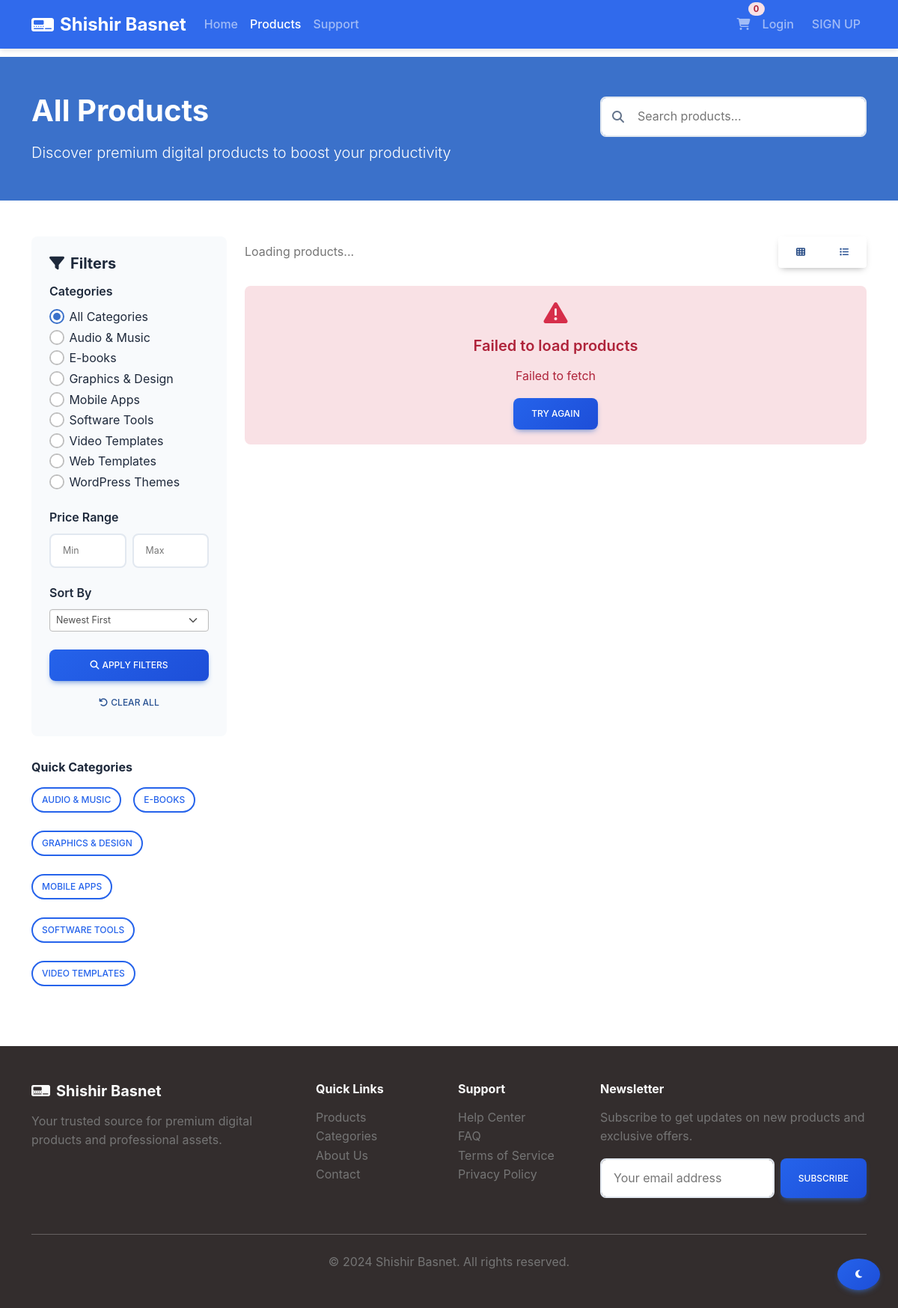
/products.php, run on the app's committed database.
### tables this page shows
CREATE TABLE `categories` (
  `id` int(11) NOT NULL AUTO_INCREMENT,
  `name` varchar(255) NOT NULL,
  `slug` varchar(255) NOT NULL,
  `description` text,
  `image` varchar(255) DEFAULT NULL,
  `parent_id` int(11) DEFAULT NULL,
  `sort_order` int(11) DEFAULT 0,
  `status` enum('active','inactive') DEFAULT 'active',
  `created_at` timestamp DEFAULT CURRENT_TIMESTAMP,
  `updated_at` timestamp DEFAULT CURRENT_TIMESTAMP ON UPDATE CURRENT_TIMESTAMP,
  PRIMARY KEY (`id`),
  UNIQUE KEY `slug` (`slug`),
  KEY `parent_id` (`parent_id`),
  KEY `idx_status` (`status`),
  CONSTRAINT `categories_ibfk_1` FOREIGN KEY (`parent_id`) REFERENCES `categories` (`id`) ON DELETE SET NULL
);

### includes/functions.php (called while the page is built, shortened)
<?php
function getCategories($activeOnly = true) {
    global $pdo;
    $sql = "SELECT * FROM categories";
    if ($activeOnly) {
        $sql .= " WHERE status = 'active'";
    }
    $sql .= " ORDER BY name";
    $stmt = $pdo->query($sql);
    return $stmt->fetchAll();
}
?>

### products.php (the view, shortened to what this page needs)
<?php
require_once 'config/database.php';
require_once 'includes/functions.php';
$user = null;
$categories = getCategories();
$selectedCategory = isset($_GET['category']) && $_GET['category'] !== '' ? (int)$_GET['category'] : null;
$searchQuery = isset($_GET['search']) ? sanitizeInput($_GET['search']) : '';
$sortBy = isset($_GET['sort']) ? sanitizeInput($_GET['sort']) : 'newest';
$minPrice = isset($_GET['min_price']) && $_GET['min_price'] > 0 ? (float)$_GET['min_price'] : null;
$maxPrice = isset($_GET['max_price']) && $_GET['max_price'] > 0 ? (float)$_GET['max_price'] : null;
$selectedCategoryInfo = null;
?>
<!DOCTYPE html>
<html lang="en">
<head>
    <link href="https://cdnjs.cloudflare.com/ajax/libs/mdb-ui-kit/6.4.2/mdb.min.css" rel="stylesheet">
    <link href="https://cdnjs.cloudflare.com/ajax/libs/font-awesome/6.4.0/css/all.min.css" rel="stylesheet">
    <link href="assets/css/style.css" rel="stylesheet">
</head>
<body>
    <nav class="navbar navbar-expand-lg navbar-dark bg-primary fixed-top">
        <div class="container">
            <a class="navbar-brand fw-bold" href="index.php">
                <i class="fas fa-digital-tachograph me-2"></i>Shishir Basnet
            </a>
            <div class="collapse navbar-collapse" id="navbarNav">
                <ul class="navbar-nav me-auto">
                    <li class="nav-item">
                        <a class="nav-link" href="index.php">Home</a>
                    </li>
                    <li class="nav-item">
                        <a class="nav-link active" href="products.php">Products</a>
                    </li>
                    <li class="nav-item">
                        <a class="nav-link" href="support.php">Support</a>
                    </li>
                </ul>
                <ul class="navbar-nav">
                    <li class="nav-item">
                        <a class="nav-link position-relative" href="cart.php">
                            <i class="fas fa-shopping-cart"></i>
                            <span class="badge badge-danger badge-pill position-absolute top-0 start-100 translate-middle" id="cart-count">0</span>
                        </a>
                    </li>
                    <?php if ($user): ?>
                        <li class="nav-item dropdown">
                            <a class="nav-link dropdown-toggle" href="#" id="userDropdown" role="button" data-mdb-toggle="dropdown">
                                <i class="fas fa-user-circle me-1"></i><?php echo htmlspecialchars($user['name']); ?>
                            </a>
                            <ul class="dropdown-menu">
                                <li><a class="dropdown-item" href="profile.php"><i class="fas fa-user me-2"></i>Profile</a></li>
                                <li><a class="dropdown-item" href="orders.php"><i class="fas fa-download me-2"></i>My Orders</a></li>
                                <li><hr class="dropdown-divider"></li>
                                <li><a class="dropdown-item" href="auth/logout.php"><i class="fas fa-sign-out-alt me-2"></i>Logout</a></li>
                            </ul>
                        </li>
                    <?php else: ?>
                        <li class="nav-item">
                            <a class="nav-link" href="auth/login.php">Login</a>
                        </li>
                        <li class="nav-item">
                            <a class="nav-link btn btn-outline-light ms-2" href="auth/signup.php">Sign Up</a>
                        </li>
                    <?php endif; ?>
                </ul>
            </div>
        </div>
    </nav>
    <section class="bg-primary text-white py-5">
        <div class="container">
            <div class="row align-items-center">
                <div class="col-lg-8">
                    <h1 class="display-6 fw-bold mb-3">
                        <?php if ($selectedCategoryInfo): ?>
                            <?php echo htmlspecialchars($selectedCategoryInfo['name']); ?>
                        <?php elseif ($searchQuery): ?>
                            Search Results for "<?php echo htmlspecialchars($searchQuery); ?>"
                        <?php else: ?>
                            All Products
                        <?php endif; ?>
                    </h1>
                    <p class="lead mb-0">
                        <?php if ($selectedCategoryInfo && $selectedCategoryInfo['description']): ?>
                            <?php echo htmlspecialchars($selectedCategoryInfo['description']); ?>
                        <?php else: ?>
                            Discover premium digital products to boost your productivity
                        <?php endif; ?>
                    </p>
                </div>
                <div class="col-lg-4 text-lg-end">
                    <div class="search-container">
                        <form method="GET" class="position-relative">
                            <input type="text" class="form-control search-input" name="search"
                                   placeholder="Search products..." value="<?php echo htmlspecialchars($searchQuery); ?>">
                            <i class="fas fa-search search-icon"></i>
                        </form>
                    </div>
                </div>
            </div>
        </div>
    </section>
    <section class="py-5">
        <div class="container">
            <div class="row">
                <div class="col-lg-3 mb-4">
                    <div class="filter-sidebar">
                        <h5 class="fw-bold mb-3">
                            <i class="fas fa-filter me-2"></i>Filters
                        </h5>
                        <form id="filter-form" method="GET">
                            <div class="filter-group">
                                <h6>Categories</h6>
                                <div class="form-check">
                                    <input class="form-check-input" type="radio" name="category" value="" id="cat-all"
                                           <?php echo !$selectedCategory ? 'checked' : ''; ?>>
                                    <label class="form-check-label" for="cat-all">
                                        All Categories
                                    </label>
                                </div>
                                <?php foreach ($categories as $category): ?>
                                    <div class="form-check">
                                        <input class="form-check-input" type="radio" name="category"
                                               value="<?php echo $category['id']; ?>" id="cat-<?php echo $category['id']; ?>"
                                               <?php echo $selectedCategory == $category['id'] ? 'checked' : ''; ?>>
                                        <label class="form-check-label" for="cat-<?php echo $category['id']; ?>">
                                            <?php echo htmlspecialchars($category['name']); ?>
                                        </label>
                                    </div>
                                <?php endforeach; ?>
                            </div>
                            <div class="filter-group">
                                <h6>Price Range</h6>
                                <div class="row g-2">
                                    <div class="col-6">
                                        <input type="number" class="form-control form-control-sm" name="min_price"
                                               placeholder="Min" value="<?php echo $minPrice; ?>" min="0" step="0.01">
                                    </div>
                                    <div class="col-6">
                                        <input type="number" class="form-control form-control-sm" name="max_price"
                                               placeholder="Max" value="<?php echo $maxPrice; ?>" min="0" step="0.01">
                                    </div>
                                </div>
                            </div>
                            <div class="filter-group">
                                <h6>Sort By</h6>
                                <select class="form-select form-select-sm" name="sort">
                                    <option value="newest" <?php echo $sortBy == 'newest' ? 'selected' : ''; ?>>Newest First</option>
                                </select>
                            </div>
                            <div class="d-grid gap-2">
                                <button type="submit" class="btn btn-primary btn-sm">
                                    <i class="fas fa-search me-1"></i>Apply Filters
                                </button>
                                <a href="products.php" class="btn btn-outline-secondary btn-sm">
                                    <i class="fas fa-undo me-1"></i>Clear All
                                </a>
                            </div>
                        </form>
                    </div>
                    <div class="mt-4">
                        <h6 class="fw-bold mb-3">Quick Categories</h6>
                        <div class="d-flex flex-wrap gap-3">
                            <?php foreach (array_slice($categories, 0, 6) as $category): ?>
                                <a href="products.php?category=<?php echo $category['id']; ?>"
                                   class="btn btn-outline-primary btn-sm text-decoration-none"
                                   style="border-radius: 20px; padding: 0.375rem 0.75rem; margin-bottom: 0.5rem;">
                                    <?php echo htmlspecialchars($category['name']); ?>
                                </a>
                            <?php endforeach; ?>
                        </div>
                    </div>
                </div>
                <div class="col-lg-9">
                    <div class="d-flex justify-content-between align-items-center mb-4">
                        <div>
                            <span class="text-muted" id="results-info">Loading products...</span>
                        </div>
                        <div class="d-flex align-items-center gap-3">
                            <div class="btn-group" role="group">
                                <button type="button" class="btn btn-outline-secondary btn-sm active" id="grid-view">
                                    <i class="fas fa-th"></i>
                                </button>
                                <button type="button" class="btn btn-outline-secondary btn-sm" id="list-view">
                                    <i class="fas fa-list"></i>
                                </button>
                            </div>
                        </div>
                    </div>
                    <div id="products-container">
                    </div>
                </div>
            </div>
        </div>
    </section>
    <footer class="bg-dark text-light py-5">
        <div class="container">
            <div class="row">
                <div class="col-lg-4 mb-4">
                    <h5 class="fw-bold mb-3">
                        <i class="fas fa-digital-tachograph me-2"></i>Shishir Basnet
                    </h5>
                    <p class="text-muted">Your trusted source for premium digital products and professional assets.</p>
                </div>
                <div class="col-lg-2 mb-4">
                    <h6 class="fw-bold mb-3">Quick Links</h6>
                    <ul class="list-unstyled">
                        <li><a href="products.php" class="text-muted text-decoration-none">Products</a></li>
                        <li><a href="categories.php" class="text-muted text-decoration-none">Categories</a></li>
                        <li><a href="about.php" class="text-muted text-decoration-none">About Us</a></li>
                        <li><a href="contact.php" class="text-muted text-decoration-none">Contact</a></li>
                    </ul>
                </div>
                <div class="col-lg-2 mb-4">
                    <h6 class="fw-bold mb-3">Support</h6>
                    <ul class="list-unstyled">
                        <li><a href="support.php" class="text-muted text-decoration-none">Help Center</a></li>
                        <li><a href="faq.php" class="text-muted text-decoration-none">FAQ</a></li>
                        <li><a href="terms.php" class="text-muted text-decoration-none">Terms of Service</a></li>
                        <li><a href="privacy.php" class="text-muted text-decoration-none">Privacy Policy</a></li>
                    </ul>
                </div>
                <div class="col-lg-4 mb-4">
                    <h6 class="fw-bold mb-3">Newsletter</h6>
                    <p class="text-muted">Subscribe to get updates on new products and exclusive offers.</p>
                    <form class="d-flex">
                        <input type="email" class="form-control me-2" placeholder="Your email address">
                        <button type="submit" class="btn btn-primary">Subscribe</button>
                    </form>
                </div>
            </div>
            <hr class="my-4">
            <div class="text-center">
                <p class="text-muted mb-0">&copy; 2024 Shishir Basnet. All rights reserved.</p>
            </div>
        </div>
    </footer>
    <button class="btn btn-primary rounded-circle position-fixed bottom-0 end-0 m-4 d-none d-lg-block" id="theme-toggle" style="z-index: 1000;">
        <i class="fas fa-moon" id="theme-icon"></i>
    </button>
</body>
</html>

### data on the page
categories: category "☐ Audio & Music", name "Audio & Music", name "AUDIO & MUSIC"
categories: category "☐ E-books", name "E-books", name "E-BOOKS"
categories: category "☐ Graphics & Design", name "Graphics & Design", name "GRAPHICS & DESIGN"
categories: category "☐ Mobile Apps", name "Mobile Apps", name "MOBILE APPS"
categories: category "☐ Software Tools", name "Software Tools", name "SOFTWARE TOOLS"
categories: category "☐ Video Templates", name "Video Templates", name "VIDEO TEMPLATES"
categories: category "☐ Web Templates", name "Web Templates"
categories: category "☐ WordPress Themes", name "WordPress Themes"
